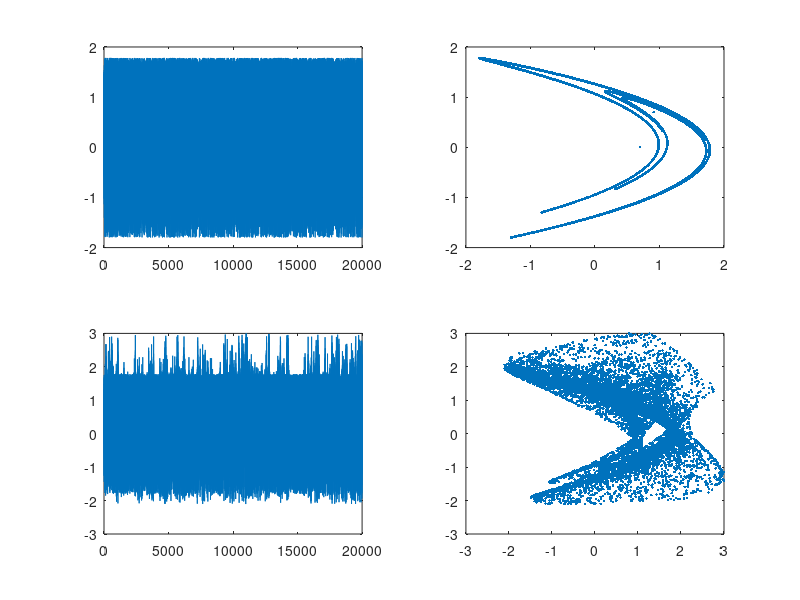

MATLAB code to generate this figure: (Note: this script raises an error after producing the figure.)
%% 

clear; clc;

%%

N = 2e4;

%%

x1 = zeros(N,1); x2 = x1;
y1 = zeros(N,1); y2 = y1;

x1(1) = 0.7; x2(1) = 0;
y1(1) = 0.91; y2(1) = 0.7;

C = 0.64;

%%

for i = 2 : N

    x1(i) = 1.4 - x1(i-1).^2 + 0.3.*x2(i-1);
    x2(i) = x1(i-1);

    y1(i) = 1.4 - (C*x1(i-1)*y1(i-1) + (1-C).*y1(i-1).^2) + 0.3.*y2(i-1);
    y2(i) = y1(i-1);
    
end

%%

t = 1:1:N;

figure(1)
clf
subplot(2,2,1)
plot(t,x1)

subplot(2,2,3)
plot(t,y1)

subplot(2,2,2)
plot(x1,x2,'.')

subplot(2,2,4)
plot(y1,y2,'.')

% x = x';
% y = y';

clear i

save("HenonHenon_C0"+floor(C*100)+".mat")